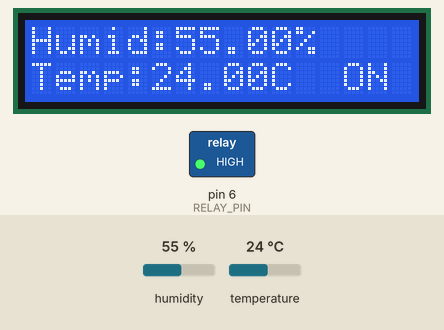
This sketch was run on a simulated Arduino Uno, built with avr-gcc and run on an emulated ATmega328P. On the bench: 16×2 character LCD, switched loads named in the sketch (green lamp = pin HIGH). Inputs (shaded band) come from the test bench; at power-on: humidity 55 %, temperature 24 °C.

Above: at 1.2 s.
1.3 s: humidity set to 52 %
At 2.8 s:
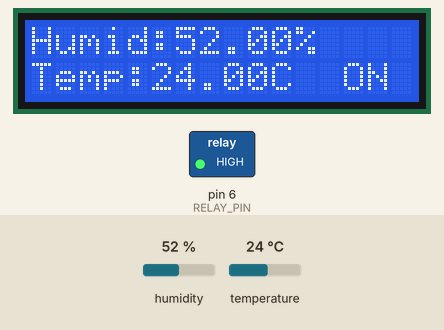
4.1 s: humidity set to 49 %
At 5.1 s:
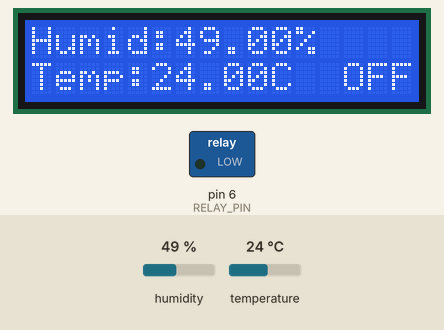
6.9 s: temperature set to 12 °C
At 9.5 s:
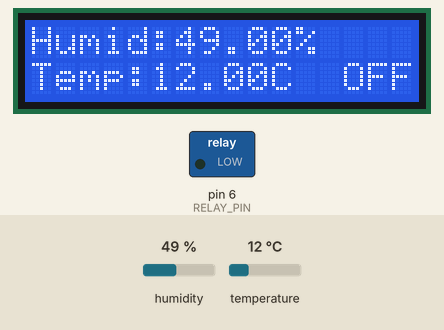
9.8 s: temperature set to 19 °C
At 10.8 s:
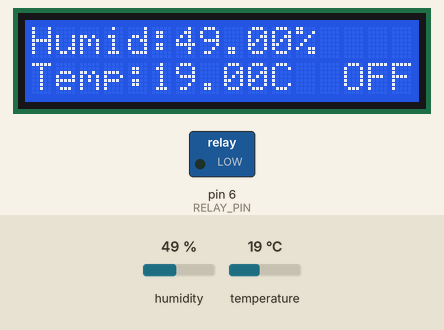
Timing chart, 0 to 12.8 s (numbered marks = the images above; inputs shaded):
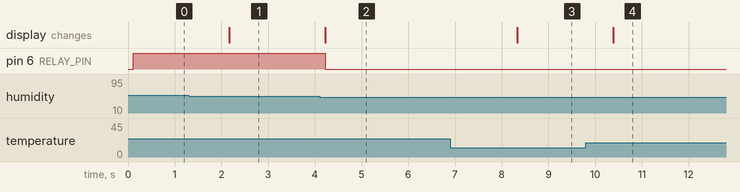

The sketch:

trailer_electronics_.ino
```cpp
#include <Wire.h>
#include <LiquidCrystal_I2C.h>
#include <DHT.h>

// Підключення DHT11 до піна 7
#define DHT_PIN 7

// Адреса I2C для LCD екрана
#define I2C_ADDR 0x27

// Розмір екрана (16 стовпців і 2 рядки)
#define LCD_COLUMNS 16
#define LCD_ROWS 2

// Пін для підключення реле
#define RELAY_PIN 6

DHT dht(DHT_PIN, DHT11);
LiquidCrystal_I2C lcd(I2C_ADDR, LCD_COLUMNS, LCD_ROWS);

void setup() {
  lcd.begin(LCD_COLUMNS, LCD_ROWS);  // Ініціалізація LCD
  lcd.backlight();  // Включення підсвічування
  dht.begin();  // Ініціалізація DHT датчика

  pinMode(RELAY_PIN, OUTPUT);  // Налаштування піна для реле як вихідний
}

void loop() {
  // Отримання значень вологості та температури
  float humidity = dht.readHumidity();
  float temperature = dht.readTemperature();


  // Виведення результатів на LCD екран
  lcd.clear();
  lcd.setCursor(0, 0);
  lcd.print("Humid:");
  lcd.print(humidity);
  lcd.print("%");

  lcd.setCursor(0, 1);
  lcd.print("Temp:");
  lcd.print(temperature);
  lcd.print("C");

  // Керування реле в залежності від вологості
  if (humidity > 50.0) {
    digitalWrite(RELAY_PIN, HIGH);  // Вмикання реле
    lcd.setCursor(13, 1);
    lcd.print("ON");
  } else {
    digitalWrite(RELAY_PIN, LOW);   // Вимикання реле
    lcd.setCursor(13, 1);
    lcd.print("OFF");
  }

  delay(2000);  // Затримка для читання результатів (може бути адаптована)
}
```

Measured:
- the behaviour switches between 51 and 50 % on humidity (found by bisection; images 1 and 2)
- after the input at 1.3 s, the display: changes after 0.87 s (image 1)
- after the input at 4.1 s, pin 6 (RELAY_PIN): HIGH → LOW after 0.12 s; the display: changes after 0.12 s (image 2)
- after the input at 6.9 s, the display: changes after 1.4 s (image 3)
- after the input at 9.8 s, the display: changes after 0.58 s (image 4)
